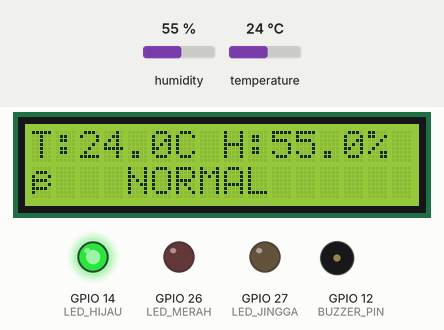
A sketch run on a simulated ESP32. Shown: 16×2 character LCD, output pins drawn as LEDs (lit = HIGH), buzzer (waves = sounding). The inputs (shaded band) are chosen by the test bench; at power-on: temperature 24 °C, humidity 55 %. WiFi joins after 1.5 s; servers stay silent unless stated; what the sketch prints to the serial monitor is not drawn.

Above: at 10.6 s.
10.7 s: temperature set to 27.5 °C
At 13.1 s:
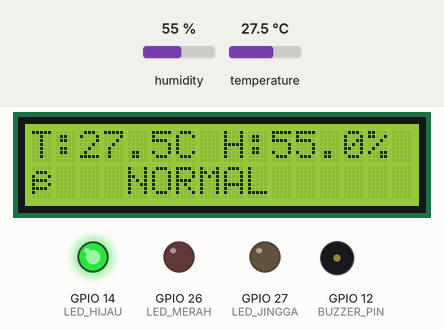
13.5 s: temperature set to 28.6 °C
At 17.2 s:
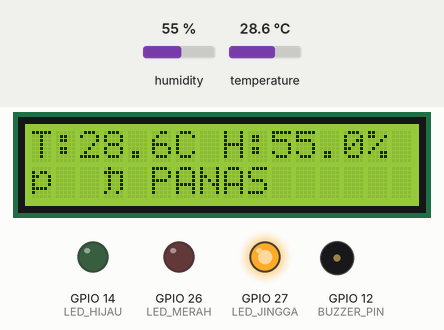
17.5 s: temperature set to 34.6 °C
At 21.2 s:
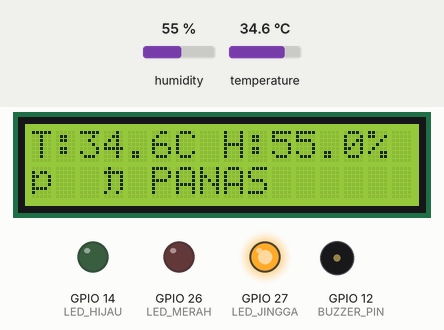
21.5 s: temperature set to 35.8 °C
At 24.8 s:
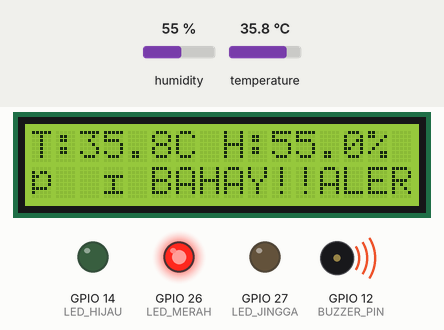
25.5 s: humidity set to 22 %
At 26.6 s:
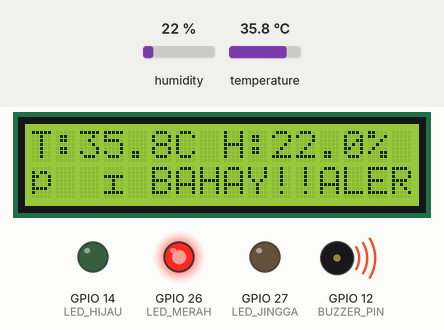
Timing chart, 0 to 28.5 s (numbered marks = the images above; inputs shaded):
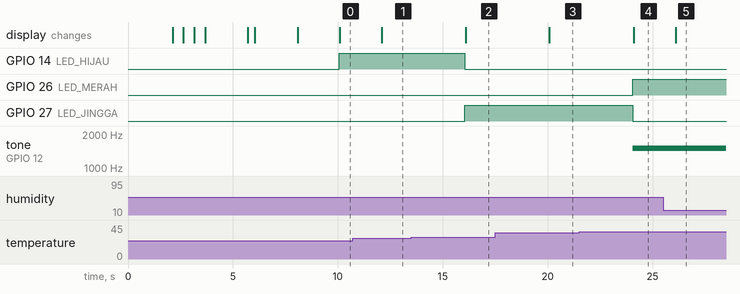

Measured:
- the behaviour switches between 27.9 and 28 °C on temperature (found by bisection; images 1 and 2)
- the behaviour switches between 35 and 35.1 °C on temperature (found by bisection; images 3 and 4)
- after the input at 10.7 s, the display: changes after 1.4 s (image 1)
- after the input at 13.5 s, GPIO 14 (LED_HIJAU): HIGH → LOW after 2.6 s; GPIO 27 (LED_JINGGA): LOW → HIGH after 2.6 s; the display: changes after 2.6 s (image 2)
- after the input at 17.5 s, the display: changes after 2.6 s (image 3)
- after the input at 21.5 s, GPIO 26 (LED_MERAH): LOW → HIGH after 2.6 s; GPIO 27 (LED_JINGGA): HIGH → LOW after 2.6 s; tone on GPIO 12 (BUZZER_PIN): silent → 1500 Hz after 2.6 s; the display: changes after 2.6 s (image 4)
- after the input at 25.5 s, the display: changes after 0.60 s (image 5)

The sketch:

Temperature_Monitor.ino
```cpp
// ========== KONFIGURASI BLYNK ==========
#define BLYNK_TEMPLATE_ID "TMPL6v_0Uv5Tw"
#define BLYNK_TEMPLATE_NAME "Temperature Monitor"
#define BLYNK_AUTH_TOKEN "gehMFy7l9ZhjPXfeeVl5TnT2XFzteqy8"

// ========== KONFIGURASI WIFI ==========
char ssid[] = "Not";        // Ganti dengan SSID WiFi Anda
char pass[] = "12345567";   // Ganti dengan Password WiFi Anda

// ========== LIBRARY ==========
#include <WiFi.h>
#include <BlynkSimpleEsp32.h>
#include <Wire.h>
#include <DHT.h>
#include <LiquidCrystal_I2C.h>

// ========== DEFINISI PIN ==========
#define DHTPIN 13
#define DHTTYPE DHT22
#define BUZZER_PIN 12
#define LED_MERAH 26
#define LED_JINGGA 27
#define LED_HIJAU 14

// ========== DEFINISI PIN I2C UNTUK LCD ==========
#define SDA_PIN 22
#define SCL_PIN 21

// ========== INISIALISASI ==========
DHT dht(DHTPIN, DHTTYPE);
LiquidCrystal_I2C lcd(0x27, 16, 2);
BlynkTimer timer;

// ========== SETUP ==========
void setup() {
    Serial.begin(115200);

    // === INISIALISASI I2C DENGAN PIN YANG DITENTUKAN ===
    Wire.begin(SDA_PIN, SCL_PIN);

    // === DEBUG: TAMPILAN AWAL ===
    Serial.println("==================================");
    Serial.println("📟 ESP32 STARTING...");
    Serial.println("==================================");
    Serial.print("🔧 SDA Pin: ");
    Serial.println(SDA_PIN);
    Serial.print("🔧 SCL Pin: ");
    Serial.println(SCL_PIN);

    // === INISIALISASI SENSOR ===
    Serial.print("🔧 Inisialisasi DHT22... ");
    dht.begin();
    Serial.println("✅ Selesai");

    // === INISIALISASI LCD ===
    Serial.print("🔧 Inisialisasi LCD... ");
    lcd.init();
    lcd.backlight();
    Serial.println("✅ Selesai");

    // === SETUP PIN ===
    Serial.print("🔧 Setup pin LED & Buzzer... ");
    pinMode(BUZZER_PIN, OUTPUT);
    pinMode(LED_MERAH, OUTPUT);
    pinMode(LED_JINGGA, OUTPUT);
    pinMode(LED_HIJAU, OUTPUT);
    Serial.println("✅ Selesai");

    // === TAMPILAN AWAL DI LCD ===
    lcd.clear();
    lcd.setCursor(0, 0);
    lcd.print("== TEMP MONITOR =");
    lcd.setCursor(0, 1);
    lcd.print("  Booting...   ");
    delay(2000);

    // === KONEKSI WIFI ===
    lcd.clear();
    lcd.setCursor(0, 0);
    lcd.print("WiFi: Connecting");
    lcd.setCursor(0, 1);
    lcd.print("SSID: ");
    lcd.print(ssid);

    Serial.print("📶 Menghubungkan ke WiFi: ");
    Serial.println(ssid);

    WiFi.begin(ssid, pass);

    int percobaan = 0;
    while (WiFi.status() != WL_CONNECTED && percobaan < 30) {
        delay(500);
        Serial.print(".");
        percobaan++;

        // Animasi titik di LCD
        lcd.setCursor(14, 0);
        for (int i = 0; i < percobaan % 4; i++) {
            lcd.print(".");
        }
        for (int i = percobaan % 4; i < 3; i++) {
            lcd.print(" ");
        }
    }

    if (WiFi.status() == WL_CONNECTED) {
        Serial.println("");
        Serial.print("✅ WiFi Terhubung! IP: ");
        Serial.println(WiFi.localIP());

        lcd.clear();
        lcd.setCursor(0, 0);
        lcd.print("WiFi: Connected!");
        lcd.setCursor(0, 1);
        lcd.print("IP: ");
        lcd.print(WiFi.localIP());
        delay(2000);
    } else {
        Serial.println("");
        Serial.println("❌ GAGAL KONEK WIFI! Cek SSID/Password!");
        lcd.clear();
        lcd.setCursor(0, 0);
        lcd.print("!!! WiFi ERROR !!!");
        lcd.setCursor(0, 1);
        lcd.print("Cek SSID/PW");
        delay(3000);
    }

    // === KONEKSI BLYNK ===
    lcd.clear();
    lcd.setCursor(0, 0);
    lcd.print("Blynk: Connecting");
    lcd.setCursor(0, 1);
    lcd.print("Please wait...");

    Serial.print("📡 Menghubungkan ke Blynk... ");
    Blynk.config(BLYNK_AUTH_TOKEN);
    Blynk.connect();

    // Tunggu koneksi Blynk (max 10 detik)
    int timeout = 0;
    while (!Blynk.connected() && timeout < 20) {
        delay(500);
        Serial.print(".");
        timeout++;
    }

    if (Blynk.connected()) {
        Serial.println("");
        Serial.println("✅ Blynk Terhubung!");

        lcd.clear();
        lcd.setCursor(0, 0);
        lcd.print("Blynk: Connected!");
        lcd.setCursor(0, 1);
        lcd.print("System Ready!");
        delay(2000);
    } else {
        Serial.println("");
        Serial.println("❌ GAGAL KONEK BLYNK! Cek Auth Token/Template ID!");
        lcd.clear();
        lcd.setCursor(0, 0);
        lcd.print("! Blynk ERROR !");
        lcd.setCursor(0, 1);
        lcd.print("Cek Token!");
        delay(3000);
    }

    // === TIMER ===
    timer.setInterval(2000L, kirimDataKeBlynk);

    // === SELESAI ===
    Serial.println("==================================");
    Serial.println("✅ SETUP SELESAI! MASUK KE LOOP...");
    Serial.println("==================================");

    lcd.clear();
    lcd.setCursor(0, 0);
    lcd.print(" SYSTEM READY  ");
    lcd.setCursor(0, 1);
    lcd.print("  Monitoring..  ");
    delay(1000);
}

// ========== FUNGSI KIRIM DATA KE BLYNK ==========
void kirimDataKeBlynk() {
    Serial.println("🔄 kirimDataKeBlynk() dipanggil...");

    float suhu = dht.readTemperature();
    float kelembaban = dht.readHumidity();

    Serial.print("   📊 Suhu: ");
    Serial.print(suhu);
    Serial.print(" | Kelembaban: ");
    Serial.println(kelembaban);

    if (isnan(suhu) || isnan(kelembaban)) {
        Serial.println("❌ Gagal baca DHT22!");

        // TAMPILAN LCD ERROR SENSOR
        lcd.clear();
        lcd.setCursor(0, 0);
        lcd.print("!!! SENSOR ERROR !!!");
        lcd.setCursor(0, 1);
        lcd.print("Check DHT22 Cable");

        digitalWrite(LED_HIJAU, LOW);
        digitalWrite(LED_JINGGA, LOW);
        digitalWrite(LED_MERAH, LOW);
        noTone(BUZZER_PIN);
        return;
    }

    // Kirim ke Blynk
    if (Blynk.connected()) {
        Blynk.virtualWrite(V0, suhu);
        Blynk.virtualWrite(V1, kelembaban);
    } else {
        Serial.println("⚠️ Blynk tidak terhubung, data tidak dikirim!");
    }

    // Tentukan status
    String status;
    String statusIcon;
    if (suhu < 28) {
        status = "NORMAL";
        statusIcon = "✅";
        digitalWrite(LED_HIJAU, HIGH);
        digitalWrite(LED_JINGGA, LOW);
        digitalWrite(LED_MERAH, LOW);
        noTone(BUZZER_PIN);
    } else if (suhu >= 28 && suhu <= 35) {
        status = "PANAS";
        statusIcon = "🔶";
        digitalWrite(LED_HIJAU, LOW);
        digitalWrite(LED_JINGGA, HIGH);
        digitalWrite(LED_MERAH, LOW);
        noTone(BUZZER_PIN);
    } else {
        status = "BAHAYA!";
        statusIcon = "🔴";
        digitalWrite(LED_HIJAU, LOW);
        digitalWrite(LED_JINGGA, LOW);
        digitalWrite(LED_MERAH, HIGH);
        tone(BUZZER_PIN, 1500);
        Serial.println("⚠️ PERINGATAN! Suhu melebihi 35°C!");
    }

    if (Blynk.connected()) {
        Blynk.virtualWrite(V2, status);
    }

    // ===== TAMPILAN LCD UTAMA =====
    lcd.clear();

    // Baris 1: Suhu dan Kelembaban dengan ikon
    lcd.setCursor(0, 0);
    lcd.print("T:");
    lcd.print(suhu, 1);
    lcd.print("C ");
    lcd.print("H:");
    lcd.print(kelembaban, 1);
    lcd.print("%");

    // Baris 2: Status dengan ikon
    lcd.setCursor(0, 1);
    lcd.print(statusIcon);
    lcd.print(" ");
    lcd.print(status);

    // Tambahan informasi jika status bahaya
    if (suhu > 35) {
        lcd.setCursor(10, 1);
        lcd.print("!!ALERT!!");
    }

    // Serial Monitor
    Serial.print("🌡️ Suhu: ");
    Serial.print(suhu, 1);
    Serial.print("°C | 💧 Kelembaban: ");
    Serial.print(kelembaban, 1);
    Serial.print("% | 📊 Status: ");
    Serial.println(status);
}

// ========== LOOP ==========
void loop() {
    Blynk.run();
    timer.run();
    delay(10);
}

// ========== KETIKA BLYNK TERHUBUNG ==========
BLYNK_CONNECTED() {
    Blynk.syncAll();
    Serial.println("✅ BLYNK_CONNECTED() dipanggil!");
}
```
